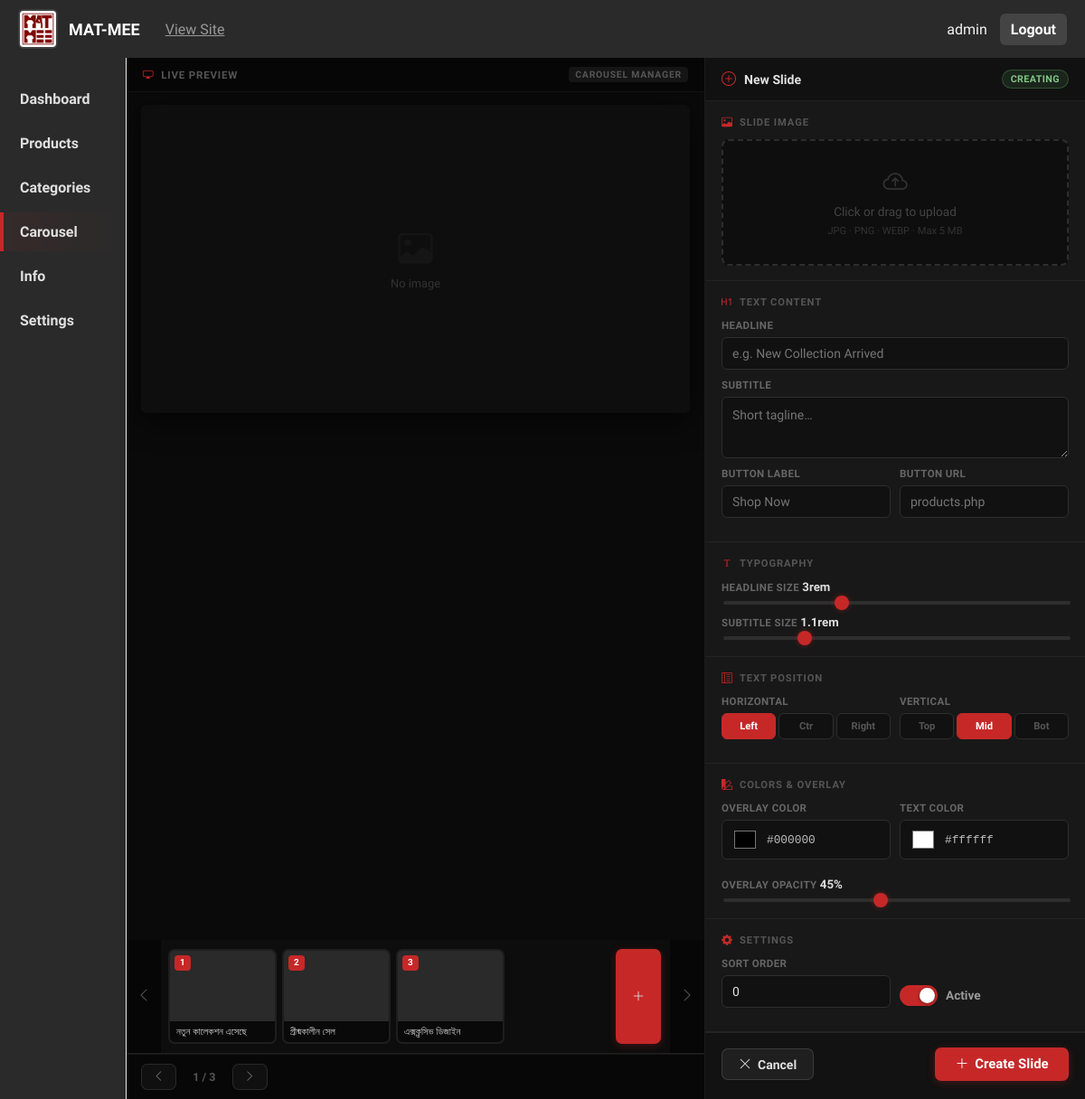
Page /MAT-MEE/Admin-matmee/carousel.php?new=1 (signed in) on the committed database.
### tables this page shows
CREATE TABLE IF NOT EXISTS `carousel_slides` (
    `id`               INT(11)       NOT NULL AUTO_INCREMENT,
    `title`            VARCHAR(255)  DEFAULT NULL,
    `subtitle`         VARCHAR(500)  DEFAULT NULL,
    `button_text`      VARCHAR(100)  DEFAULT NULL,
    `button_link`      VARCHAR(500)  DEFAULT NULL,
    `image_path`       VARCHAR(500)  NOT NULL,
    `title_size`       VARCHAR(10)   NOT NULL DEFAULT '3rem',
    `subtitle_size`    VARCHAR(10)   NOT NULL DEFAULT '1.1rem',
    `text_position`    ENUM('left','center','right') NOT NULL DEFAULT 'left',
    `text_valign`      ENUM('top','middle','bottom') NOT NULL DEFAULT 'middle',
    `overlay_opacity`  DECIMAL(3,2)  NOT NULL DEFAULT '0.45',
    `overlay_color`    VARCHAR(20)   NOT NULL DEFAULT '#000000',
    `text_color`       VARCHAR(20)   NOT NULL DEFAULT '#ffffff',
    `sort_order`       INT(5)        NOT NULL DEFAULT '0',
    `is_active`        TINYINT(1)    NOT NULL DEFAULT '1',
    `created_at`       TIMESTAMP     NOT NULL DEFAULT CURRENT_TIMESTAMP,
    `updated_at`       TIMESTAMP     NOT NULL DEFAULT CURRENT_TIMESTAMP ON UPDATE CURRENT_TIMESTAMP,
    PRIMARY KEY (`id`),
    KEY `idx_active_order` (`is_active`, `sort_order`)
);

### MAT-MEE/components/connection.php (called while the page is built, shortened)
<?php
class DatabaseConnection {
    private static $instance = null;
    private $connection;
    private $host = 'localhost';
    private $user = 'root';
    private $password = '';
    private $database = 'matmee';
    private function __construct() {
        $this->connection = new mysqli(
            $this->host,
            $this->user,
            $this->password,
            $this->database
        );
        $this->connection->set_charset("utf8");
    }
    public static function getInstance() {
        if (!self::$instance) {
            self::$instance = new self();
        }
        return self::$instance;
    }
    private function prepareAndExecute($query, $params = []) {
        if (empty($params)) {
            return $this->connection->query($query);
        }
        $stmt = $this->connection->prepare($query);
        $types = '';
        $stmt->bind_param($types, ...$params);
        $stmt->execute();
        return $stmt->get_result();
    }
    public function fetch($query, $params = []) {
        $result = $this->prepareAndExecute($query, $params);
        return $result->fetch_all(MYSQLI_ASSOC);
    }
}

### MAT-MEE/Admin-matmee/carousel.php (the view, shortened to what this page needs)
<?php
include 'header.php';?>
<body>
	<div class="admin-wrapper">
		<div class="layout">
			<?php include 'sidebar.php'; ?>
        <?php
$slides    = $db->fetch("SELECT * FROM carousel_slides ORDER BY sort_order ASC, id ASC") ?: [];
$isNew     = isset($_GET['new']);
$editId    = $isNew ? null : (isset($_GET['edit']) ? (int)$_GET['edit'] : ($slides[0]['id'] ?? null));
$editSlide = null;
?>
<link rel="stylesheet" href="carousel_admin.css">
<main class="content cm-page">
<div class="cm-workspace">
    <div class="cm-prev-col">
        <div class="cm-prev-bar">
            <i class="bi bi-display"></i>
            <span>Live Preview</span>
            <span class="cm-prev-ratio-tag">Carousel Manager</span>
        </div>
        <div class="cm-prev-outer">
            <div class="cm-prev-wrap sticky-top" id="prevWrap">
                <div class="cm-prev-bg"      id="prevBg"></div>
                <div class="cm-prev-stripe"></div>
                <div class="cm-prev-content" id="prevContent">
                    <div class="cm-prev-text" id="prevText">
                        <div class="mm-btns">
                            <a class="mm-btn-outline">সব পণ্য দেখুন</a>
                        </div>
                    </div>
                </div>
                <div class="cm-prev-ph" id="prevPh">
                    <i class="bi bi-image"></i><span>No image</span>
                </div>
            </div>
        </div>
<div class="cm-strip-wrap">
    <button class="cm-strip-arrow" id="stripL" type="button"><i class="bi bi-chevron-left"></i></button>
    <div class="cm-strip" id="strip">
        <?php if (empty($slides)): ?>
            <div class="cm-strip-empty">No slides yet — click <strong>New Slide</strong> to begin.</div>
        <?php else: foreach ($slides as $i => $s): ?>
            <div class="cm-thumb <?= !$isNew&&(int)$s['id']===$editId?'active':'' ?> <?= !$s['is_active']?'dimmed':'' ?>"
                 data-id="<?= (int)$s['id'] ?>" title="<?= htmlspecialchars($s['title']?:'Untitled') ?>">
                <div class="cm-thumb-img" style="background-image:url('<?= htmlspecialchars($s['image_path']) ?>')"></div>
                <div class="cm-thumb-foot">
                    <span class="cm-thumb-name"><?= htmlspecialchars(mb_substr($s['title']?:'Untitled',0,18)) ?></span>
                </div>
                <span class="cm-thumb-n"><?= $i+1 ?></span>
            </div>
        <?php endforeach; endif; ?>
    </div>
    <a href="carousel.php?new=1" class="cm-btn cm-btn-primary" style="margin:10px;">
        <i class="bi bi-plus-lg"></i>
    </a>
    <button class="cm-strip-arrow" id="stripR" type="button"><i class="bi bi-chevron-right"></i></button>
</div>
        <div class="cm-prev-foot">
            <div class="cm-prev-nav">
                <button class="cm-btn cm-btn-ghost cm-btn-sm" id="prevNavL" type="button">
                    <i class="bi bi-chevron-left"></i>
                </button>
                <span class="cm-prev-counter" id="prevCounter">—</span>
                <button class="cm-btn cm-btn-ghost cm-btn-sm" id="prevNavR" type="button">
                    <i class="bi bi-chevron-right"></i>
                </button>
            </div>
        </div>
    </div>
    <div class="cm-edit-col">
        <div class="cm-edit-head">
            <div class="cm-edit-head-l">
                <i class="bi bi-<?= ($isNew||!$editSlide)?'plus-circle':'pencil-square' ?>"></i>
                <span><?php
                    if ($isNew)          echo 'New Slide';
                    elseif ($editSlide)  echo htmlspecialchars($editSlide['title']?:'Untitled');
                    else                 echo 'Select a slide';
                ?></span>
            </div>
            <?php if ($isNew||$editSlide): ?>
            <span class="cm-badge <?= $isNew?'cm-badge-new':'cm-badge-edit' ?>">
                <?= $isNew?'Creating':'Editing' ?>
            </span>
            <?php endif; ?>
        </div>
        <div class="cm-edit-body">
            <?php if (!$editSlide && !$isNew): ?>
            <div class="cm-ph">
                <i class="bi bi-hand-index-thumb"></i>
                <p>Click a slide in the strip above<br>or create a new one.</p>
            </div>
            <?php else: $s = $editSlide ?? []; ?>
            <form method="POST" enctype="multipart/form-data" id="theForm" novalidate>
                <div class="cm-sec">
                    <div class="cm-sec-hd"><i class="bi bi-image"></i> Slide Image</div>
                    <div class="cm-dz" id="dz">
                        <div id="dzPh" class="cm-dz-ph" <?= !empty($s['image_path'])?'style="display:none"':'' ?>>
                            <i class="bi bi-cloud-arrow-up"></i>
                            <span>Click or drag to upload</span>
                            <small>JPG · PNG · WEBP · Max 5 MB</small>
                        </div>
                    </div>
                </div>
                <div class="cm-sec">
                    <div class="cm-sec-hd"><i class="bi bi-type-h1"></i> Text Content</div>
                    <div class="cm-field">
                        <label class="cm-lbl" for="fTitle">Headline</label>
                        <input class="cm-inp" type="text" id="fTitle" name="title"
                               value="<?= htmlspecialchars($s['title']??'') ?>" placeholder="e.g. New Collection Arrived">
                    </div>
                    <div class="cm-field">
                        <label class="cm-lbl" for="fSub">Subtitle</label>
                        <textarea class="cm-inp" id="fSub" name="subtitle" rows="2" placeholder="Short tagline…"><?= htmlspecialchars($s['subtitle']??'') ?></textarea>
                    </div>
                    <div class="cm-row">
                        <div class="cm-field">
                            <label class="cm-lbl" for="fBtnTxt">Button Label</label>
                            <input class="cm-inp" type="text" id="fBtnTxt" name="button_text"
                                   value="<?= htmlspecialchars($s['button_text']??'') ?>" placeholder="Shop Now">
                        </div>
                        <div class="cm-field">
                            <label class="cm-lbl" for="fBtnUrl">Button URL</label>
                            <input class="cm-inp" type="text" id="fBtnUrl" name="button_link"
                                   value="<?= htmlspecialchars($s['button_link']??'') ?>" placeholder="products.php">
                        </div>
                    </div>
                </div>
                <div class="cm-sec">
                    <div class="cm-sec-hd"><i class="bi bi-fonts"></i> Typography</div>
                    <?php
                        $tsStr = $s['title_size']    ?? '3rem';
                        $ssStr = $s['subtitle_size'] ?? '1.1rem';
                        $tsVal = (float)preg_replace('/[^0-9.]/', '', $tsStr) ?: 3.0;
                        $ssVal = (float)preg_replace('/[^0-9.]/', '', $ssStr) ?: 1.1;
                    ?>
                    <div class="cm-field">
                        <label class="cm-lbl">Headline Size <strong id="vTS"><?= $tsStr ?></strong></label>
                        <input class="cm-range" type="range" id="rTS" min="1.5" max="6" step="0.1" value="<?= $tsVal ?>">
                    </div>
                    <div class="cm-field">
                        <label class="cm-lbl">Subtitle Size <strong id="vSS"><?= $ssStr ?></strong></label>
                        <input class="cm-range" type="range" id="rSS" min="0.7" max="2.5" step="0.05" value="<?= $ssVal ?>">
                    </div>
                </div>
                <div class="cm-sec">
                    <div class="cm-sec-hd"><i class="bi bi-layout-text-sidebar-reverse"></i> Text Position</div>
                    <?php $hPos=$s['text_position']??'left'; $vPos=$s['text_valign']??'middle'; ?>
                    <div class="cm-row">
                        <div class="cm-field">
                            <label class="cm-lbl">Horizontal</label>
                            <div class="cm-seg">
                                <?php foreach(['left'=>'Left','center'=>'Ctr','right'=>'Right'] as $v=>$l): ?>
                                <button type="button" class="cm-seg-b <?= $hPos===$v?'active':'' ?>"
                                        data-val="<?= $v ?>" data-tgt="fHP"><?= $l ?></button>
                                <?php endforeach; ?>
                            </div>
                        </div>
                        <div class="cm-field">
                            <label class="cm-lbl">Vertical</label>
                            <div class="cm-seg">
                                <?php foreach(['top'=>'Top','middle'=>'Mid','bottom'=>'Bot'] as $v=>$l): ?>
                                <button type="button" class="cm-seg-b <?= $vPos===$v?'active':'' ?>"
                                        data-val="<?= $v ?>" data-tgt="fVP"><?= $l ?></button>
                                <?php endforeach; ?>
                            </div>
                        </div>
                    </div>
                </div>
                <div class="cm-sec">
                    <div class="cm-sec-hd"><i class="bi bi-palette2"></i> Colors &amp; Overlay</div>
                    <?php
                        $ovCol=$s['overlay_color']??'#000000';
                        $txCol=$s['text_color']??'#ffffff';
                        $opVal=isset($s['overlay_opacity'])?(float)$s['overlay_opacity']:0.45;
                    ?>
                    <div class="cm-row">
                        <div class="cm-field">
                            <label class="cm-lbl">Overlay Color</label>
                            <div class="cm-cp">
                                <input type="color" id="fOC" name="overlay_color" value="<?= htmlspecialchars($ovCol) ?>">
                                <span id="vOC"><?= htmlspecialchars($ovCol) ?></span>
                            </div>
                        </div>
                        <div class="cm-field">
                            <label class="cm-lbl">Text Color</label>
                            <div class="cm-cp">
                                <input type="color" id="fTC" name="text_color" value="<?= htmlspecialchars($txCol) ?>">
                                <span id="vTC"><?= htmlspecialchars($txCol) ?></span>
                            </div>
                        </div>
                    </div>
                    <div class="cm-field" style="margin-top:10px">
                        <label class="cm-lbl">Overlay Opacity <strong><span id="vOP"><?= round($opVal*100) ?></span>%</strong></label>
                        <input class="cm-range" type="range" id="rOP" min="0" max="1" step="0.01" value="<?= $opVal ?>">
                    </div>
                </div>
                <div class="cm-sec">
                    <div class="cm-sec-hd"><i class="bi bi-gear-fill"></i> Settings</div>
                    <div class="cm-row">
                        <div class="cm-field">
                            <label class="cm-lbl" for="fOrd">Sort Order</label>
                            <input class="cm-inp" type="number" id="fOrd" name="sort_order"
                                   value="<?= (int)($s['sort_order']??0) ?>" min="0">
                        </div>
                        <div class="cm-field cm-field-center">
                            <label class="cm-tog-wrap">
                                <span class="cm-tog-tr"><span class="cm-tog-th"></span></span>
                                <span class="cm-tog-lbl">Active</span>
                            </label>
                        </div>
                    </div>
                </div>
                <div class="cm-form-foot">
                    <a href="carousel.php" class="cm-btn cm-btn-outline">
                        <i class="bi bi-x-lg"></i> Cancel
                    </a>
                    <button type="submit" class="cm-btn cm-btn-save" id="btnSave">
                        <i class="bi bi-<?= $editSlide?'floppy':'plus-lg' ?>"></i>
                        <?= $editSlide?'Save Changes':'Create Slide' ?>
                    </button>
                </div>
            </form>
            <?php endif; ?>
        </div>
    </div>
</div>
</div>
</div>
</body>

### MAT-MEE/Admin-matmee/style.css (style rules this page uses)
:root { --red: #c62828; --red-dark: #b71c1c; --bg: #1a1a1a; --muted: #aaa; --sidebar: #2a2a2a; }
* { box-sizing: border-box }
body { margin: 0; font-family: 'Hind Siliguri', Segoe UI, Roboto, Arial, sans-serif; background: var(--bg); color: #e0e0e0 }
html { scroll-behavior: smooth; }
.layout { display: flex; min-height: calc(100vh - 64px) }
.content { flex: 1; padding: 24px }
.admin-wrapper a { color: inherit }

### rows in the picture
carousel_slides: title "নতুন কালেকশন এসেছে"
carousel_slides: title "গ্রীষ্মকালীন সেল"
carousel_slides: title "এক্সক্লুসিভ ডিজাইন"

### other values in the picture
$_SESSION['admin_username'] "admin"
$name "Dashboard"
$name "Products"
$name "Categories"
$name "Carousel"
$name "Info"
$name "Settings"
$tsStr "3rem"
$ssStr "1.1rem"
$l "Left"
$l "Ctr"
$l "Right"
$l "Top"
$l "Mid"
$l "Bot"
